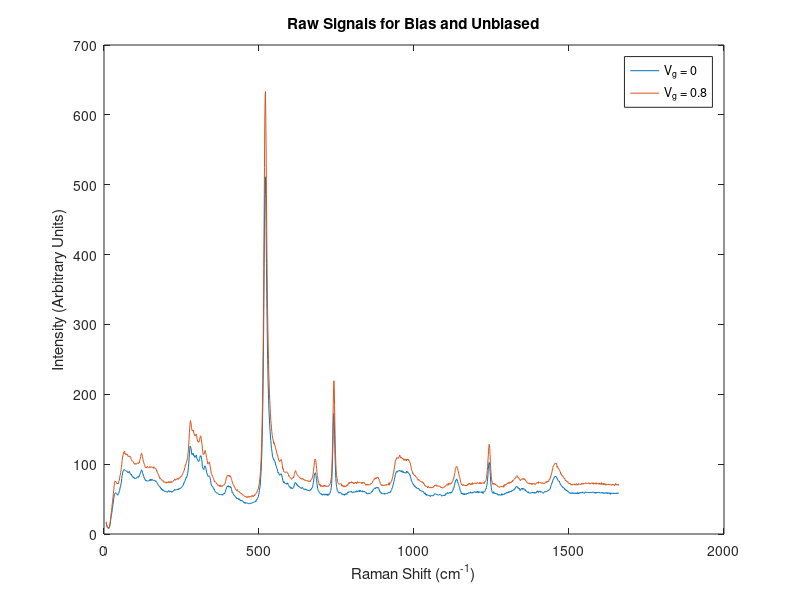
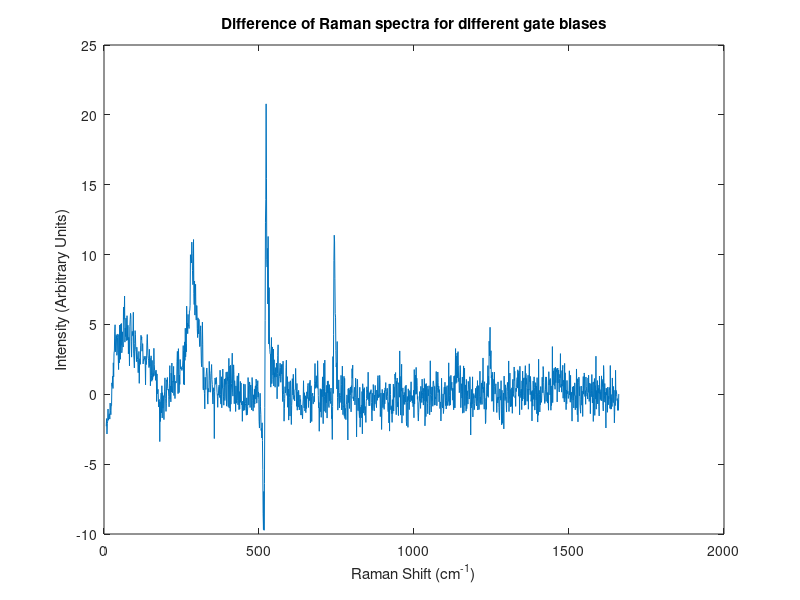

MATLAB code for these plots, in order:
function [] = processRamanGatingData()

dataPoint8 = [
1660.49	70.85
1659.55	69.75
1658.61	71.2
1657.67	70.65
1656.73	70.05
1655.79	70.1
1654.85	69.9
1653.91	71.55
1652.97	70.6
1652.03	71.05
1651.09	70
1650.15	72.25
1649.21	70.45
1648.27	70.7
1647.33	69.85
1646.39	68.85
1645.45	69.8
1644.51	70.65
1643.57	71.15
1642.63	70.55
1641.69	70.6
1640.75	69.95
1639.8	71.7
1638.86	69.9
1637.92	70.35
1636.98	70.4
1636.04	70.15
1635.1	69.95
1634.15	70.5
1633.21	70.95
1632.27	70.85
1631.33	70.6
1630.38	70.4
1629.44	71.45
1628.5	70.45
1627.55	71.6
1626.61	70.75
1625.67	71.05
1624.73	70.8
1623.78	70.7
1622.84	71.35
1621.9	70.85
1620.95	71.2
1620.01	71.4
1619.07	69.7
1618.12	71.35
1617.18	71.05
1616.23	70.9
1615.29	72.15
1614.34	70.8
1613.4	71
1612.46	72.15
1611.51	72.65
1610.57	70.25
1609.62	71.5
1608.68	72.35
1607.73	72.55
1606.78	71.9
1605.84	70.85
1604.9	73.55
1603.95	71.95
1603	71.25
1602.06	71.8
1601.11	71.4
1600.17	72.2
1599.22	71.25
1598.27	73.05
1597.33	71.35
1596.38	71.35
1595.43	72.35
1594.49	71.9
1593.54	72.95
1592.59	71.6
1591.65	72.3
1590.7	71.85
1589.75	72
1588.81	71.65
1587.86	71.35
1586.91	73.5
1585.96	71.65
1585.01	71.7
1584.07	72.9
1583.12	71.45
1582.17	72.45
1581.22	72.15
1580.27	73
1579.33	72.55
1578.38	71.2
1577.43	73.45
1576.48	72.95
1575.53	71.85
1574.58	72.35
1573.63	73.1
1572.68	72.7
1571.73	72.3
1570.78	72.25
1569.83	72.45
1568.89	71.45
1567.94	72.3
1566.99	72.55
1566.04	72
1565.08	71.6
1564.14	73.25
1563.18	72.75
1562.23	72.55
1561.28	73.1
1560.33	72.2
1559.38	72.3
1558.43	72.15
1557.48	72.1
1556.53	72.8
1555.58	72.25
1554.63	73.35
1553.68	72.55
1552.72	73.1
1551.77	72.5
1550.82	72.3
1549.87	72.2
1548.92	72.3
1547.96	72.45
1547.01	71.45
1546.06	72.65
1545.11	72.3
1544.15	71.8
1543.2	71.3
1542.25	72.35
1541.3	71.15
1540.34	71.7
1539.39	72.4
1538.44	70.75
1537.48	71
1536.53	70.85
1535.58	70.85
1534.62	71.75
1533.67	71.7
1532.72	71.75
1531.76	71.15
1530.81	72.05
1529.85	71.45
1528.9	70.2
1527.94	71.4
1526.99	70.4
1526.03	69.95
1525.08	71.35
1524.13	72.1
1523.17	70.65
1522.22	69.95
1521.26	70.15
1520.3	70.15
1519.35	71.9
1518.39	71.35
1517.44	70.15
1516.48	71.4
1515.53	70.95
1514.57	71.3
1513.61	70.55
1512.66	70.6
1511.7	71.55
1510.75	70.5
1509.79	70.25
1508.83	69.9
1507.87	71.35
1506.92	70.6
1505.96	70.65
1505	71.95
1504.05	71.3
1503.09	72.15
1502.13	71.7
1501.17	72.7
1500.22	72.65
1499.26	72.6
1498.3	72.4
1497.34	73.15
1496.39	75
1495.43	74.1
1494.47	74.45
1493.51	75.35
1492.55	75.5
1491.59	75.7
1490.63	75.75
1489.68	77.05
1488.72	76.3
1487.76	77.9
1486.8	78.5
1485.84	79.85
1484.88	79.15
1483.92	79.95
1482.96	80.9
1482	81.3
1481.04	81.55
1480.08	83.3
1479.12	82.95
1478.16	83.5
1477.2	84.5
1476.24	84.05
1475.28	84.45
1474.32	86.4
1473.36	85.85
1472.39	88.75
1471.43	89.45
1470.47	90
1469.51	91.2
1468.55	92.2
1467.59	92.3
1466.63	93.95
1465.67	93.65
1464.7	94
1463.74	95.8
1462.78	97.4
1461.82	95.5
1460.85	98.2
1459.89	99.6
1458.93	101.2
1457.97	100.1
1457	101.45
1456.04	101.45
1455.08	100.35
1454.11	100.3
1453.15	100.25
1452.19	99.55
1451.23	98.25
1450.26	97.7
1449.3	97.3
1448.33	95.45
1447.37	92.35
1446.41	92.9
1445.44	89.15
1444.48	88.1
1443.51	85.7
1442.55	85.65
1441.59	82.45
1440.62	82.8
1439.66	80.25
1438.69	78.9
1437.72	78.45
1436.76	78.85
1435.79	77.45
1434.83	77.25
1433.86	75.1
1432.9	75.55
1431.93	75.4
1430.97	74.4
1430	75.25
1429.03	74.4
1428.07	74.15
1427.1	75.05
1426.14	73.6
1425.17	74.75
1424.2	73.3
1423.24	73.15
1422.27	73.4
1421.3	72.35
1420.34	72.9
1419.37	72.5
1418.4	72.55
1417.43	73.15
1416.47	72.7
1415.5	72.4
1414.53	72.95
1413.56	73.7
1412.6	73.2
1411.63	72.5
1410.66	72.5
1409.69	73.65
1408.72	73.15
1407.75	73
1406.78	73.8
1405.82	73.7
1404.85	73.75
1403.88	73.85
1402.91	74.45
1401.94	74.8
1400.97	72.55
1400	73.8
1399.03	73.1
1398.06	73.3
1397.09	73.85
1396.12	72.6
1395.15	73
1394.18	72.25
1393.21	71.85
1392.24	71.85
1391.27	71.95
1390.3	70.8
1389.33	71.6
1388.36	72.1
1387.39	71.9
1386.42	71.5
1385.45	71.95
1384.47	72.45
1383.5	71.5
1382.53	72.45
1381.56	71.9
1380.59	70.75
1379.61	72.25
1378.64	71.65
1377.67	71.3
1376.7	71.7
1375.73	72.9
1374.75	71.35
1373.78	71.9
1372.81	72.35
1371.84	73.2
1370.86	72.1
1369.89	72.25
1368.92	72.5
1367.95	73.05
1366.97	72.75
1366	72.8
1365.02	73.25
1364.05	74.6
1363.08	75.25
1362.1	75.5
1361.13	75.85
1360.15	76.15
1359.18	77.5
1358.2	77.3
1357.23	78.1
1356.26	77.4
1355.28	79.55
1354.31	79.15
1353.33	78.9
1352.36	78
1351.38	79.3
1350.41	79.3
1349.43	79.05
1348.46	79.15
1347.48	78
1346.5	78.55
1345.53	77.95
1344.55	77.7
1343.58	76.15
1342.6	77.1
1341.62	77.7
1340.65	77.75
1339.67	79.2
1338.69	80.15
1337.72	80.05
1336.74	81.25
1335.76	80.45
1334.79	81.7
1333.81	82.7
1332.83	83.45
1331.85	83.1
1330.88	83.35
1329.9	82.45
1328.92	81.9
1327.94	80.6
1326.97	79.85
1325.99	79.7
1325.01	79.35
1324.03	79
1323.05	78.5
1322.07	77.95
1321.09	76.8
1320.11	76.45
1319.14	76.65
1318.16	77
1317.18	74.7
1316.2	75.7
1315.22	74.7
1314.24	74.1
1313.26	73.3
1312.28	74.1
1311.3	73.65
1310.32	73.2
1309.34	74.6
1308.36	73.05
1307.38	73.75
1306.4	72.15
1305.42	73.95
1304.44	73.15
1303.46	72.6
1302.48	72.75
1301.49	72.05
1300.51	72.75
1299.53	71.65
1298.55	70.9
1297.57	71.15
1296.59	70.8
1295.6	70.05
1294.62	70.6
1293.64	69.6
1292.66	70.8
1291.68	69.65
1290.69	69.95
1289.71	66.9
1288.73	69.35
1287.75	67.75
1286.76	67.7
1285.78	67.3
1284.8	68.05
1283.81	67.6
1282.83	68.1
1281.85	67.9
1280.86	68.65
1279.88	67.8
1278.9	67.85
1277.91	67.65
1276.93	67.7
1275.94	66.7
1274.96	67.25
1273.98	67.45
1272.99	67.3
1272.01	67.3
1271.02	68.2
1270.04	69
1269.05	68.55
1268.07	69.3
1267.08	69.35
1266.1	69.35
1265.11	69.9
1264.13	70.25
1263.14	71.65
1262.15	70.25
1261.17	71.7
1260.18	71.35
1259.2	72.55
1258.21	72.05
1257.22	72.45
1256.24	71.15
1255.25	71.6
1254.26	71.15
1253.28	73.5
1252.29	74
1251.3	75.25
1250.32	77.9
1249.33	81.85
1248.34	88.35
1247.35	94.6
1246.37	102.55
1245.38	113.6
1244.39	122.6
1243.4	126.75
1242.41	128.4
1241.43	123.95
1240.44	119.7
1239.45	111.5
1238.46	104.6
1237.47	96.7
1236.48	91
1235.5	86.5
1234.51	84.2
1233.52	79.6
1232.53	77.9
1231.54	76.2
1230.55	75.6
1229.56	75.1
1228.57	74.1
1227.58	74.65
1226.59	72.2
1225.6	73.45
1224.61	73.3
1223.62	72.9
1222.63	72.95
1221.64	73.35
1220.65	73.15
1219.66	73.15
1218.67	73
1217.68	72.5
1216.68	72.9
1215.69	71.8
1214.7	72.9
1213.71	72.35
1212.72	74.25
1211.73	72.4
1210.74	72.6
1209.74	72.6
1208.75	72.15
1207.76	72.85
1206.77	72.75
1205.77	73.05
1204.78	73.15
1203.79	73.85
1202.8	72.8
1201.8	71.95
1200.81	71.95
1199.82	72.8
1198.82	72.6
1197.83	73
1196.84	72.7
1195.84	72.3
1194.85	72.55
1193.86	72.4
1192.86	72.1
1191.87	72.25
1190.87	71.9
1189.88	71.4
1188.88	73.3
1187.89	70.85
1186.9	71.6
1185.9	72.4
1184.91	70.9
1183.91	71.1
1182.91	70.35
1181.92	70.45
1180.93	72
1179.93	73
1178.93	71.6
1177.94	71.65
1176.94	71.3
1175.95	72.3
1174.95	71.7
1173.95	69.95
1172.96	71.05
1171.96	70.05
1170.97	70.1
1169.97	68.95
1168.97	70.2
1167.97	68.9
1166.98	68.8
1165.98	70.05
1164.98	69.25
1163.98	69
1162.99	69.85
1161.99	70
1160.99	69.4
1159.99	70.8
1159	70.8
1158	70.05
1157	69.3
1156	70.55
1155	71.05
1154.01	71.45
1153.01	70.8
1152.01	71.9
1151.01	73.4
1150.01	75.95
1149.01	77.75
1148.01	80
1147.01	81.35
1146.01	82.25
1145.01	85.55
1144.01	87.3
1143.01	88.95
1142.01	90.9
1141.01	93.35
1140.01	94.85
1139.01	95.9
1138.01	96.65
1137.01	96.85
1136.01	96.6
1135.01	94.75
1134.01	93.85
1133.01	92.2
1132	87.9
1131	86.5
1130	83.25
1129	81.55
1128	78.9
1127	79.1
1125.99	77.1
1124.99	75.7
1123.99	74.95
1122.99	74
1121.99	73.1
1120.98	72.5
1119.98	73.3
1118.98	72.25
1117.98	71.15
1116.97	71.7
1115.97	72.65
1114.97	72.1
1113.96	71.85
1112.96	71
1111.96	72.6
1110.95	70.05
1109.95	69.75
1108.94	69.8
1107.94	71.25
1106.94	72
1105.93	70.95
1104.93	70.4
1103.92	69.6
1102.92	69.3
1101.91	69.05
1100.91	68.05
1099.9	67.75
1098.9	68.05
1097.89	67.35
1096.89	66.95
1095.88	66.15
1094.88	66.3
1093.87	66.55
1092.86	66
1091.86	65.6
1090.85	66.45
1089.85	65.95
1088.84	67
1087.83	66.8
1086.83	66.25
1085.82	67.7
1084.81	68.1
1083.81	68.05
1082.8	68.15
1081.79	68.8
1080.78	68.35
1079.78	68.5
1078.77	68
1077.76	68.1
1076.75	69.15
1075.75	69.15
1074.74	68.7
1073.73	68.25
1072.72	69.4
1071.71	70.4
1070.7	70.25
1069.7	69.35
1068.69	69.65
1067.68	69.15
1066.67	70
1065.66	68.6
1064.65	68.2
1063.64	68.4
1062.63	67.6
1061.62	67.2
1060.61	66.15
1059.6	67.05
1058.59	66.25
1057.58	67.05
1056.57	66.25
1055.56	65.8
1054.55	66.15
1053.54	66.2
1052.53	67.4
1051.52	66.9
1050.51	65.9
1049.5	66
1048.49	66.95
1047.47	67.15
1046.46	67.75
1045.45	68.45
1044.44	66.1
1043.43	67.2
1042.42	67.9
1041.4	67.95
1040.39	68.45
1039.38	67.9
1038.37	68.45
1037.35	69.35
1036.34	68.85
1035.33	69.55
1034.32	69.6
1033.3	71.35
1032.29	71.15
1031.28	73.15
1030.26	72.25
1029.25	74.25
1028.24	73.9
1027.22	74.45
1026.21	75.2
1025.19	73.95
1024.18	74.8
1023.17	74.9
1022.15	75.05
1021.14	75.05
1020.12	75.6
1019.11	76.05
1018.09	76.25
1017.08	77.05
1016.06	76.95
1015.05	78.3
1014.03	77
1013.02	77.3
1012	78.15
1010.99	78.8
1009.97	79.9
1008.95	81.1
1007.94	81.15
1006.92	81.75
1005.91	81.4
1004.89	82.9
1003.87	83
1002.86	84.1
1001.84	83.5
1000.82	84.45
999.806	84.1
998.788	85.95
997.771	86.4
996.754	85.8
995.737	87.25
994.718	89.1
993.701	90.95
992.683	91.4
991.664	91.65
990.646	96.15
989.629	98.05
988.611	98.9
987.591	102
986.573	102.45
985.555	103.95
984.535	104
983.516	105.45
982.498	105.15
981.477	107.25
980.458	105.95
979.439	107
978.419	107.25
977.399	106.35
976.38	107.1
975.359	104.55
974.34	106.85
973.32	105.7
972.298	106.4
971.279	107.05
970.259	105.4
969.237	106.95
968.216	107.3
967.196	105.6
966.174	107.6
965.153	107.35
964.133	107.5
963.11	107.75
962.089	108.75
961.068	108.2
960.045	109.8
959.024	110
958.001	109.9
956.979	108.65
955.958	110.7
954.934	111.15
953.912	113
952.889	110.6
951.867	110.7
950.844	110
949.82	108.25
948.798	108.95
947.773	109.15
946.751	108.45
945.728	108.45
944.703	109.3
943.68	109
942.655	107.1
941.632	105.5
940.607	105.5
939.583	104.35
938.56	100.05
937.534	97.35
936.51	94.7
935.485	91.6
934.461	88.35
933.435	87.3
932.41	84.5
931.384	81.85
930.36	80.05
929.335	78.3
928.308	76.9
927.283	75.65
926.257	74.45
925.231	73.5
924.204	73
923.179	72.55
922.152	72.45
921.126	69.9
920.098	73.7
919.073	70
918.045	72
917.019	70.5
915.991	70.7
914.964	70.7
913.936	70.6
912.91	70.8
911.881	70.85
910.854	69.65
909.826	70.3
908.799	70.7
907.77	70.2
906.742	70.2
905.713	69.3
904.684	69.4
903.656	70
902.627	70.1
901.599	69.7
900.569	68.95
899.541	69.45
898.511	69.85
897.483	70.7
896.452	69.7
895.422	69.35
894.393	69.9
893.362	71.05
892.334	71.65
891.303	71.85
890.274	73.65
889.242	75.65
888.211	76.8
887.182	78
886.15	78.6
885.12	80.75
884.089	81.1
883.057	81.15
882.027	80.55
880.995	81.3
879.964	81.1
878.932	79.6
877.9	80.75
876.869	79.7
875.836	78.7
874.805	80.4
873.772	79
872.739	79.65
871.708	77.85
870.675	77.55
869.641	77.8
868.61	77
867.576	76.25
866.544	74.3
865.51	73.4
864.476	72.75
863.444	72.75
862.41	71.7
861.376	72.5
860.343	71.3
859.308	71.3
858.274	70.55
857.241	70.5
856.206	70.4
855.171	70.25
854.138	70.15
853.102	70.65
852.067	71.2
851.031	69.85
849.997	71
848.962	71.05
847.926	70.4
846.892	71.5
845.856	70.6
844.819	69.55
843.785	70.7
842.748	71.6
841.712	71.45
840.675	73
839.64	73.8
838.603	73.5
837.566	73.45
836.529	72.95
835.493	73.65
834.456	74.2
833.418	72.5
832.382	73.95
831.344	72.25
830.307	73.35
829.268	73.2
828.232	73.5
827.194	73.4
826.155	73.95
825.117	73.95
824.078	73.9
823.041	74.2
822.002	74.05
820.963	73.6
819.924	73.85
818.887	72.8
817.847	74.95
816.808	74.1
815.768	73.95
814.729	72.1
813.691	74.2
812.651	73
811.611	74.05
810.57	73.45
809.53	72.75
808.491	73.4
807.451	73
806.41	71.85
805.369	72.55
804.328	73.45
803.289	72.6
802.248	74.2
801.207	73.2
800.165	73.7
799.124	73.45
798.082	74.85
797.042	73.1
796	73.25
794.958	74.15
793.916	73.65
792.874	73.5
791.831	72.25
790.789	74.05
789.748	73.4
788.705	72.25
787.662	71.65
786.619	69.75
785.576	70.65
784.533	70.8
783.49	68.85
782.446	69.35
781.404	68.6
780.361	68.35
779.317	68.15
778.273	67.4
777.229	67.4
776.184	68.45
775.14	67.5
774.096	69.45
773.051	67.5
772.006	67.25
770.964	68.1
769.919	69.15
768.873	70.3
767.828	68.85
766.783	68.8
765.737	71.6
764.692	72.25
763.646	72.15
762.6	71.8
761.555	71.4
760.508	71.4
759.462	71.2
758.416	71.2
757.37	72.05
756.323	72.05
755.278	72.9
754.232	73.65
753.185	75.1
752.138	79.35
751.091	81
750.043	85.05
748.996	90.1
747.948	99.35
746.901	113.05
745.853	130.25
744.805	156.25
743.757	184.1
742.709	209.25
741.661	219.4
740.613	210.2
739.564	187.05
738.516	160.65
737.467	133.5
736.418	111.95
735.369	97.7
734.32	86.4
733.271	80.8
732.221	78.15
731.172	74.85
730.122	72.75
729.073	71.75
728.023	70.25
726.973	69.7
725.923	69.1
724.873	68.4
723.82	68.4
722.77	68.15
721.719	69.05
720.669	68.3
719.618	68.1
718.567	68.2
717.516	68.95
716.465	67.75
715.414	68.25
714.362	68.6
713.311	69.4
712.259	70
711.207	68.75
710.155	68.1
709.103	69.9
708.049	68.95
706.997	67.7
705.944	68.15
704.892	68.8
703.839	68.35
702.787	67.95
701.734	69.65
700.681	68.7
699.628	69.6
698.574	68.15
697.519	70.75
696.466	69.75
695.412	70.85
694.358	69.95
693.304	72.8
692.25	74
691.196	75.85
690.142	78.15
689.086	81.8
688.031	83.9
686.977	88.1
685.922	93.75
684.867	98.1
683.812	102.55
682.757	105.8
681.7	107.1
680.644	107.3
679.589	105.3
678.533	101.95
677.478	97
676.422	92.95
675.364	89.05
674.308	85.4
673.252	83.25
672.195	80.55
671.139	80.2
670.082	78
669.024	77.9
667.967	77.7
666.91	76.95
665.853	75.65
664.796	76.4
663.736	74.65
662.679	75.8
661.621	75.55
660.564	74.9
659.504	75.6
658.446	76.05
657.388	76.5
656.33	76.2
655.272	75.75
654.211	76.6
653.153	76.5
652.094	76.4
651.035	76.75
649.974	77.35
648.915	76.5
647.856	77.35
646.797	77.75
645.735	77.45
644.676	77.25
643.616	78.85
642.556	78.05
641.495	78.9
640.435	79.35
639.374	78.95
638.314	78.9
637.252	78.45
636.191	79.35
635.131	78.7
634.068	80.05
633.007	79.5
631.946	80.8
630.885	80.3
629.821	81.5
628.76	82.1
627.699	82.6
626.635	83.1
625.573	83.4
624.511	83.75
623.447	84.7
622.385	85.4
621.323	86.8
620.26	87.85
619.196	89.15
618.133	90.85
617.071	90.05
616.006	88.85
614.943	86.7
613.88	85.2
612.814	83.35
611.751	80.65
610.687	81.5
609.622	79.9
608.558	80.15
607.492	79.85
606.428	79.2
605.364	78.35
604.298	79
603.233	79.15
602.169	80.7
601.102	80.55
600.038	81
598.973	81.35
597.906	82.4
596.841	83.7
595.773	82.9
594.708	85.55
593.642	86.1
592.575	87.95
591.509	88.5
590.441	88.55
589.375	88.9
588.309	88.95
587.241	88.6
586.174	88.15
585.106	88.55
584.039	88.45
582.973	88.35
581.904	88.85
580.837	89.2
579.768	89.05
578.7	91.5
577.631	93.8
576.563	92.85
575.496	97.65
574.426	100.75
573.358	104
572.288	106.55
571.22	105.9
570.15	105.35
569.081	105.7
568.011	104.65
566.942	104.25
565.874	103.7
564.803	105.35
563.734	105.6
562.662	107.5
561.593	109.55
560.522	111.4
559.452	113.45
558.381	113.4
557.311	116.3
556.239	119.05
555.169	120
554.097	121.65
553.027	123.35
551.954	125.65
550.884	127.65
549.811	129.1
548.74	130.9
547.667	129.2
546.596	133.85
545.523	133.75
544.452	136.5
543.379	138.8
542.307	142.6
541.233	146.5
540.162	152.9
539.088	157.8
538.016	163.2
536.941	171.65
535.869	180.1
534.795	191
533.72	201.65
532.648	216.25
531.573	228.25
530.5	249.6
529.425	274.1
528.352	299.4
527.276	332.3
526.203	374.7
525.127	423.8
524.052	485.7
522.978	548.4
521.902	597.25
520.828	633.55
519.752	625.65
518.677	589.95
517.601	524.25
516.524	453.85
515.45	379.9
514.373	312.35
513.298	260.15
512.221	217.8
511.144	184.1
510.068	157.55
508.991	136.05
507.915	120.7
506.838	107
505.76	98.75
504.684	89.5
503.606	83.3
502.528	78.95
501.451	73.4
500.373	70.1
499.296	68.6
498.217	65.9
497.139	63.65
496.062	63.55
494.983	62.75
493.903	59.9
492.826	59.75
491.746	59.2
490.667	57.95
489.589	57.55
488.509	56.8
487.429	56.55
486.351	54.95
485.271	56.25
484.191	54.7
483.112	54.2
482.031	54.7
480.951	53.35
479.872	54.15
478.791	54.5
477.71	55.45
476.63	53.25
475.549	52.9
474.467	53.6
473.388	53.7
472.306	53.8
471.224	53
470.144	53.95
469.062	53.55
467.98	52.6
466.897	52.45
465.817	53.2
464.734	54.05
463.651	52.45
462.57	52.3
461.487	52.65
460.404	53.45
459.321	52.45
458.239	53.15
457.156	53.3
456.072	54.2
454.988	53.75
453.906	53.9
452.822	53.85
451.738	55.15
450.654	55.6
449.571	55.45
448.487	55.65
447.402	56.25
446.317	55.9
445.234	56.75
444.149	58.05
443.064	57.65
441.978	58.1
440.893	58.35
439.809	59
438.723	58.75
437.637	59.45
436.551	60.4
435.467	60.5
434.381	61.35
433.295	61
432.208	60.85
431.121	62.05
430.037	63.65
428.95	62
427.863	62.1
426.776	63.15
425.688	63.9
424.603	63.65
423.515	64.75
422.428	66.75
421.34	67.25
420.252	67
419.164	68.85
418.078	70.45
416.989	71.05
415.901	71.25
414.812	72.45
413.724	74.75
412.635	76.55
411.546	78.1
410.459	79.7
409.369	81
408.28	82.45
407.191	81.7
406.101	83.55
405.011	83.4
403.921	82.3
402.833	84.1
401.743	83.6
400.653	83.25
399.563	83.9
398.472	84.4
397.381	83.5
396.291	81.8
395.2	79.95
394.111	79.95
393.02	77.2
391.928	74.95
390.837	72.95
389.745	71.3
388.654	70.9
387.562	70.15
386.47	69.75
385.378	69.8
384.285	70.05
383.193	69.3
382.103	68.5
381.01	68.9
379.917	67.8
378.825	69.05
377.732	68.25
376.638	67.9
375.545	68.45
374.452	70.25
373.358	68.05
372.265	69.9
371.171	69.3
370.077	70.15
368.983	69.8
367.889	69.95
366.795	69.6
365.7	71
364.606	71.95
363.513	71.7
362.418	72.95
361.323	73.45
360.228	74.1
359.133	74.35
358.038	75.1
356.942	75.85
355.847	75.2
354.751	77.6
353.655	79.2
352.559	79.95
351.463	80.65
350.367	82.6
349.27	84
348.174	84.15
347.077	85.6
345.98	87
344.884	90.35
343.786	92.85
342.689	96.5
341.592	99.4
340.495	102
339.397	103.2
338.299	101.25
337.202	101.2
336.102	100.6
335.004	99.9
333.905	103
332.807	105.2
331.709	108.5
330.61	109.5
329.511	113.5
328.412	115.1
327.313	116.55
326.214	119.5
325.115	117.6
324.016	115.9
322.916	114.65
321.817	114
320.717	113.55
319.617	114
318.517	118.55
317.417	122.05
316.314	127.55
315.214	131.85
314.113	135.45
313.013	139.45
311.912	139.95
310.811	140.55
309.71	137.7
308.609	134.45
307.507	133.55
306.406	131.9
305.304	131.35
304.2	131.4
303.098	133.35
301.996	132.85
300.894	134.95
299.792	137.75
298.69	140.85
297.587	142.85
296.485	141.6
295.38	141.95
294.277	140.55
293.174	140.35
292.071	141.45
290.967	143.05
289.864	144.2
288.76	147.4
287.656	148.9
286.551	147.45
285.447	148.15
284.342	147.9
283.238	149.95
282.134	152.1
281.029	157.7
279.923	160.55
278.818	162.35
277.713	159.1
276.608	152.15
275.503	144.8
274.398	135.2
273.29	127.5
272.184	120.3
271.079	115.25
269.973	109.8
268.867	107.65
267.759	105.5
266.653	104.3
265.546	102
264.44	100.8
263.333	98.3
262.224	98.65
261.117	94.95
260.01	94.45
258.903	91
257.796	90.7
256.687	89
255.579	88.05
254.471	86.9
253.364	85.7
252.254	84.75
251.145	83.6
250.037	82.3
248.929	82.65
247.82	82.3
246.71	81.35
245.601	81.65
244.492	80.35
243.383	79.8
242.272	79.4
241.163	80.4
240.053	79.75
238.942	78.05
237.832	79.7
236.722	79.8
235.612	79.25
234.5	78.1
233.39	78.05
232.28	78.15
231.169	77.05
230.057	77.85
228.946	77.15
227.835	78.45
226.722	77.1
225.611	76.7
224.499	76.9
223.388	75.4
222.274	75
221.163	74.65
220.051	74.1
218.937	74.65
217.825	74.1
216.713	75.15
215.598	73.45
214.486	74.65
213.373	74.45
212.258	74.95
211.146	74.5
210.033	73.4
208.917	75.3
207.804	74.55
206.691	73.5
205.575	74.15
204.462	73.8
203.348	74.6
202.232	74.3
201.118	72.7
200.003	72.95
198.887	74.25
197.773	73.9
196.658	74.5
195.541	74.65
194.426	74.4
193.311	73.7
192.194	74.9
191.079	76.45
189.963	76.1
188.846	76.05
187.73	76.25
186.612	77.4
185.496	78
184.38	78.4
183.262	78.5
182.146	79.4
181.027	80.2
179.91	79.6
178.794	82.35
177.675	82.75
176.558	83.35
175.438	84.45
174.321	86.5
173.204	87.3
172.084	87.7
170.966	90.7
169.847	90
168.729	92.1
167.611	93.65
166.49	93.4
165.372	93.3
164.251	94.65
163.133	94.8
162.012	95.4
160.893	96.3
159.772	94.05
158.653	95.05
157.533	95.25
156.412	95.2
155.292	96.1
154.171	96.25
153.051	95.7
151.929	95.7
150.809	95.65
149.686	96.05
148.566	95.1
147.443	96.3
146.323	96.35
145.202	94.8
144.079	94.9
142.958	94.85
141.834	95.2
140.713	95.8
139.59	96.8
138.468	95.95
137.344	94.45
136.222	95.5
135.098	95.25
133.976	94.9
132.852	96.15
131.729	97.85
130.605	99.6
129.482	100.35
128.357	102.3
127.234	103.35
126.109	106.6
124.986	108.6
123.86	110.5
122.737	113.65
121.611	115.35
120.485	115.5
119.361	113.15
118.235	111.05
117.111	107.85
115.985	106.55
114.86	104.75
113.734	101.75
112.609	102.15
111.482	100.75
110.357	101.6
109.23	101.5
108.103	101.75
106.977	101.55
105.85	101.3
104.724	100.45
103.596	99.7
102.47	100
101.342	100.55
100.216	101.15
99.0873	99.85
97.9587	100
96.8322	101.3
95.7033	101.85
94.5764	103.25
93.4473	103.6
92.3181	104.5
91.1908	104.5
90.0613	105.05
88.9337	106.3
87.8039	106.55
86.674	108.85
85.546	109.8
84.4158	109.9
83.2876	111.75
82.1571	110.9
81.0265	111.1
79.8979	111.3
78.767	110.85
77.6381	111.25
76.5069	113
75.3756	112.8
74.2463	114.55
73.1147	113.5
71.983	113.35
70.8532	114.8
69.7213	113.85
68.5891	115.25
67.459	114.6
66.3266	118.75
65.1962	117.4
64.0635	117.45
62.9307	116.75
61.7999	113.4
60.6668	111.8
59.5336	108.9
58.4024	105.15
57.2689	99.5
56.1352	95.1
55.0036	91.9
53.8697	88.3
52.7356	84.7
51.6036	83.65
50.4693	80.65
49.3348	76.85
48.2002	75.75
47.0676	72.3
45.9328	72.65
44.7977	71.75
43.6647	72.6
42.5295	71.9
41.394	72.35
40.2606	74
39.1249	74.8
37.9891	75.25
36.8531	74.85
35.7192	75.75
34.5829	74.45
33.4465	71.75
32.3122	67.1
31.1755	62
30.0387	57.9
28.9018	51.75
27.7669	46.85
26.6297	43.15
25.4923	38.3
24.3548	33.5
23.2194	29.75
22.0816	25.45
20.9437	20.4
19.8057	16.2
18.6696	12.5
17.5313	10.45
16.3929	9.05
15.2543	8.1
14.1177	8.35
12.9788	9.15
11.8398	8.95
10.7007	9.7
9.56358	10.95
8.42416	13.45
7.28461	17.7];

dataBackground = [
1660.49	58.3
1659.55	58.35
1658.61	59
1657.67	58.5
1656.73	58.6
1655.79	57.95
1654.85	57.9
1653.91	58.9
1652.97	57.95
1652.03	58.25
1651.09	57.7
1650.15	58.05
1649.21	58.65
1648.27	57.95
1647.33	58.55
1646.39	58.35
1645.45	57.95
1644.51	58.65
1643.57	58.1
1642.63	58.55
1641.69	58.5
1640.75	57.55
1639.8	58.05
1638.86	58.25
1637.92	58.1
1636.98	58.8
1636.04	57.75
1635.1	58.45
1634.15	58.45
1633.21	56.7
1632.27	59.15
1631.33	57.9
1630.38	57.55
1629.44	58.4
1628.5	58.25
1627.55	59.05
1626.61	58.85
1625.67	58.15
1624.73	57.85
1623.78	59.25
1622.84	58.45
1621.9	58
1620.95	58.65
1620.01	58.4
1619.07	59.35
1618.12	59.25
1617.18	58.35
1616.23	58.6
1615.29	58.75
1614.34	58.35
1613.4	58.9
1612.46	58.05
1611.51	58.1
1610.57	58.8
1609.62	59.5
1608.68	58.8
1607.73	59.25
1606.78	58.3
1605.84	58.7
1604.9	59.45
1603.95	58.9
1603	59
1602.06	58.95
1601.11	59.05
1600.17	59.15
1599.22	58.6
1598.27	59.05
1597.33	60
1596.38	59.45
1595.43	59.2
1594.49	59.1
1593.54	59.5
1592.59	59.5
1591.65	58.7
1590.7	59.6
1589.75	59.65
1588.81	58.75
1587.86	59.6
1586.91	58.25
1585.96	59.25
1585.01	58.5
1584.07	59.75
1583.12	60.05
1582.17	58.7
1581.22	58.75
1580.27	59.35
1579.33	59.9
1578.38	60.2
1577.43	59.75
1576.48	59.8
1575.53	59.65
1574.58	59.5
1573.63	59
1572.68	59.6
1571.73	59.65
1570.78	58.85
1569.83	59.6
1568.89	59.95
1567.94	59.35
1566.99	59.05
1566.04	59.45
1565.08	59.35
1564.14	59.85
1563.18	58.75
1562.23	59.6
1561.28	59.2
1560.33	59.7
1559.38	59.45
1558.43	59.5
1557.48	59.35
1556.53	59.6
1555.58	59
1554.63	59.35
1553.68	60.3
1552.72	59.95
1551.77	59.8
1550.82	59.6
1549.87	58.25
1548.92	58.25
1547.96	59.05
1547.01	58.8
1546.06	58.75
1545.11	59.15
1544.15	60.4
1543.2	58.65
1542.25	59.35
1541.3	59.2
1540.34	59.3
1539.39	59.1
1538.44	58.55
1537.48	59.55
1536.53	59.2
1535.58	58.95
1534.62	58.6
1533.67	59.1
1532.72	58.15
1531.76	57.55
1530.81	58.6
1529.85	58.2
1528.9	59.4
1527.94	57.85
1526.99	59.15
1526.03	58.1
1525.08	58.3
1524.13	57.85
1523.17	58.95
1522.22	57.65
1521.26	58.05
1520.3	58.65
1519.35	58.7
1518.39	58.05
1517.44	57.8
1516.48	58.55
1515.53	59.2
1514.57	58.2
1513.61	58.4
1512.66	57.85
1511.7	58.45
1510.75	58.25
1509.79	59.4
1508.83	58.1
1507.87	58.6
1506.92	58.25
1505.96	58.45
1505	58.1
1504.05	59.15
1503.09	58.85
1502.13	59.05
1501.17	58.45
1500.22	59.6
1499.26	59.85
1498.3	59.8
1497.34	60.45
1496.39	61.55
1495.43	60.95
1494.47	61.2
1493.51	61.2
1492.55	62.7
1491.59	62.05
1490.63	63.25
1489.68	63.45
1488.72	62.65
1487.76	62.85
1486.8	64.85
1485.84	63.9
1484.88	65.6
1483.92	65.95
1482.96	65.75
1482	66.2
1481.04	67.35
1480.08	66.85
1479.12	66.8
1478.16	68.25
1477.2	68.15
1476.24	69.05
1475.28	68.9
1474.32	70.6
1473.36	70.25
1472.39	70.65
1471.43	72.65
1470.47	72.9
1469.51	74.15
1468.55	75.75
1467.59	75.7
1466.63	75.9
1465.67	75.75
1464.7	76.7
1463.74	77.3
1462.78	79.2
1461.82	79.05
1460.85	79.3
1459.89	80.65
1458.93	81.85
1457.97	81.7
1457	82.8
1456.04	81.9
1455.08	82.3
1454.11	81.8
1453.15	82
1452.19	80.4
1451.23	80.3
1450.26	79.15
1449.3	78.7
1448.33	77.5
1447.37	76.5
1446.41	73.65
1445.44	73.75
1444.48	72.85
1443.51	71.2
1442.55	70
1441.59	68.8
1440.62	67.6083
1439.66	65.1167
1438.69	64.975
1437.72	63.7333
1436.76	64.0417
1435.79	63.2
1434.83	62.25
1433.86	62.75
1432.9	62.45
1431.93	61.95
1430.97	61.75
1430	61.85
1429.03	61.25
1428.07	60.3
1427.1	60.75
1426.14	61
1425.17	60.5
1424.2	60.05
1423.24	60.05
1422.27	60.95
1421.3	60.05
1420.34	60.1
1419.37	59.6
1418.4	59
1417.43	58.75
1416.47	58.2
1415.5	59.5
1414.53	59.5
1413.56	59.65
1412.6	59.95
1411.63	60.05
1410.66	60.15
1409.69	60.7
1408.72	59.75
1407.75	60.7
1406.78	60.7
1405.82	61.7
1404.85	60.7
1403.88	60.55
1402.91	61.25
1401.94	59.5
1400.97	60.95
1400	60.7
1399.03	61.8
1398.06	60.45
1397.09	59.8
1396.12	60.9
1395.15	59.6
1394.18	59.8
1393.21	58.5
1392.24	58.45
1391.27	59.25
1390.3	59.2
1389.33	59.85
1388.36	58.95
1387.39	58.15
1386.42	59.15
1385.45	59.35
1384.47	58.85
1383.5	59.55
1382.53	60.15
1381.56	58.95
1380.59	59.8
1379.61	59.3
1378.64	59.25
1377.67	59.1
1376.7	58.45
1375.73	58.95
1374.75	58.75
1373.78	58.35
1372.81	58.8
1371.84	58.45
1370.86	59.1
1369.89	59.15
1368.92	60.55
1367.95	59
1366.97	59.55
1366	59.6
1365.02	60.7
1364.05	61
1363.08	61
1362.1	61.55
1361.13	61.2
1360.15	63.3
1359.18	62.1
1358.2	62.45
1357.23	64.15
1356.26	64.35
1355.28	64.5
1354.31	64.3
1353.33	64
1352.36	64.25
1351.38	65.55
1350.41	63.9
1349.43	65.45
1348.46	64.35
1347.48	65.1
1346.5	64.35
1345.53	64.25
1344.55	64.15
1343.58	62.65
1342.6	63.1
1341.62	62.3
1340.65	65.2
1339.67	64.7
1338.69	64.6
1337.72	66
1336.74	65.65
1335.76	65.55
1334.79	65.8
1333.81	67.7
1332.83	67.7
1331.85	67.55
1330.88	68.2
1329.9	67.7
1328.92	67.05
1327.94	67.05
1326.97	65.8
1325.99	65.8
1325.01	63.95
1324.03	64.2
1323.05	63
1322.07	63.7
1321.09	63.15
1320.11	63.05
1319.14	62.2
1318.16	62.65
1317.18	62.6
1316.2	61.95
1315.22	61.1
1314.24	61.7
1313.26	60.3
1312.28	60.7
1311.3	61.35
1310.32	60.7
1309.34	60.15
1308.36	60.35
1307.38	60.9
1306.4	60.4
1305.42	58.9
1304.44	60.3
1303.46	60.25
1302.48	59.7
1301.49	58.6
1300.51	59.45
1299.53	58.6
1298.55	59.4
1297.57	59.15
1296.59	58.45
1295.6	57.9
1294.62	57.55
1293.64	57.65
1292.66	58.25
1291.68	57.2
1290.69	56.5
1289.71	57.1
1288.73	57
1287.75	56.05
1286.76	56.45
1285.78	57.1
1284.8	57.15
1283.81	55.4
1282.83	57.85
1281.85	56.8
1280.86	55.7
1279.88	56.15
1278.9	55.95
1277.91	55.9
1276.93	55.4
1275.94	56.4
1274.96	56.6
1273.98	56.3
1272.99	55.55
1272.01	55.7
1271.02	55.4
1270.04	57.3
1269.05	56.6
1268.07	57.4
1267.08	58.15
1266.1	57.65
1265.11	57.45
1264.13	57.2
1263.14	58.6
1262.15	57.75
1261.17	59
1260.18	58.25
1259.2	58.4
1258.21	58.5
1257.22	60.65
1256.24	59.5
1255.25	58.05
1254.26	58.95
1253.28	59.5
1252.29	59.6
1251.3	62.35
1250.32	63
1249.33	66.4
1248.34	70.15
1247.35	75.75
1246.37	82.9
1245.38	89.55
1244.39	98.05
1243.4	102.05
1242.41	102.55
1241.43	101.45
1240.44	97.45
1239.45	91.95
1238.46	84.4
1237.47	78.75
1236.48	75
1235.5	70.55
1234.51	69
1233.52	66.4
1232.53	64.35
1231.54	64.35
1230.55	63.95
1229.56	62.25
1228.57	61.05
1227.58	60.7
1226.59	60.3
1225.6	60.75
1224.61	59.9
1223.62	59.9
1222.63	57.9
1221.64	60.05
1220.65	59.4
1219.66	60.8
1218.67	60.45
1217.68	59
1216.68	59.7
1215.69	59.7
1214.7	60.15
1213.71	60.05
1212.72	59.75
1211.73	59.7
1210.74	59.9
1209.74	60.65
1208.75	58.9
1207.76	59.45
1206.77	60.25
1205.77	61.05
1204.78	59.4
1203.79	61.15
1202.8	59.45
1201.8	59.9
1200.81	59.8
1199.82	60.05
1198.82	59.4
1197.83	60.3
1196.84	59.9
1195.84	60.05
1194.85	60.6
1193.86	60.5
1192.86	59.3
1191.87	59.7
1190.87	59.4
1189.88	60.1
1188.88	59.3
1187.89	58.4
1186.9	59.5
1185.9	59.3
1184.91	59.15
1183.91	59
1182.91	60.3
1181.92	58.7
1180.93	58.3
1179.93	59.05
1178.93	59.1
1177.94	59.25
1176.94	58.4
1175.95	58.95
1174.95	58.25
1173.95	58.15
1172.96	58.6
1171.96	57.45
1170.97	58.25
1169.97	57.6
1168.97	56.9
1167.97	57.7
1166.98	56.7
1165.98	57.1
1164.98	57.15
1163.98	57.45
1162.99	55.95
1161.99	57.5
1160.99	58.2
1159.99	56.6
1159	57.35
1158	57.1
1157	58.15
1156	57.05
1155	58.7
1154.01	58.65
1153.01	57.65
1152.01	59.2
1151.01	61.2
1150.01	61.2
1149.01	62.3
1148.01	64.65
1147.01	66.75
1146.01	67.6
1145.01	69.45
1144.01	71.1
1143.01	71.5
1142.01	72.3
1141.01	74.75
1140.01	77.1
1139.01	76.5
1138.01	78.85
1137.01	78.55
1136.01	77.25
1135.01	77.35
1134.01	74.55
1133.01	74.9
1132	73.15
1131	70.1
1130	69.3
1129	66.05
1128	65.85
1127	65.75
1125.99	63.1
1124.99	62.65
1123.99	61.35
1122.99	60.7
1121.99	59.45
1120.98	59.15
1119.98	60.05
1118.98	58.35
1117.98	58.9
1116.97	59.65
1115.97	58.75
1114.97	59.4
1113.96	59.8
1112.96	59.1
1111.96	57.9
1110.95	58.05
1109.95	57.85
1108.94	57.9
1107.94	59.3
1106.94	58.75
1105.93	58
1104.93	58.3
1103.92	58.15
1102.92	56.6
1101.91	57.5
1100.91	56.2
1099.9	55.05
1098.9	56
1097.89	55
1096.89	54.8
1095.88	55.35
1094.88	55.7
1093.87	54.75
1092.86	54.9
1091.86	54.8
1090.85	55.1
1089.85	54.5
1088.84	54.2
1087.83	55.75
1086.83	56.1
1085.82	56.25
1084.81	56.5
1083.81	56.85
1082.8	56.2
1081.79	56.35
1080.78	56.7
1079.78	55.9
1078.77	55.85
1077.76	55.35
1076.75	55.6
1075.75	56.5
1074.74	56.5
1073.73	56.85
1072.72	56.75
1071.71	56.6
1070.7	57.55
1069.7	57.35
1068.69	57.5
1067.68	57.55
1066.67	57.15
1065.66	57.1
1064.65	55.75
1063.64	55.7
1062.63	54.85
1061.62	54.55
1060.61	55.15
1059.6	54.75
1058.59	54.9
1057.58	54.75
1056.57	54.6
1055.56	55.2
1054.55	55.1
1053.54	54.5
1052.53	53.5
1051.52	55.1
1050.51	55.45
1049.5	55
1048.49	54.6
1047.47	55.15
1046.46	55.85
1045.45	56.05
1044.44	55.55
1043.43	55.85
1042.42	55.4
1041.4	55.85
1040.39	56.75
1039.38	55.25
1038.37	57.65
1037.35	56.5
1036.34	57.95
1035.33	59.1
1034.32	57.2
1033.3	57.8
1032.29	58.95
1031.28	59.85
1030.26	60.1
1029.25	61.3
1028.24	61.05
1027.22	61.15
1026.21	61
1025.19	61.35
1024.18	61.4
1023.17	61.9
1022.15	61.3
1021.14	62.6
1020.12	62.5
1019.11	62.9
1018.09	62.6
1017.08	63.85
1016.06	63.8
1015.05	65.5
1014.03	64.95
1013.02	64.85
1012	64.45
1010.99	65.15
1009.97	65.25
1008.95	65.8
1007.94	66.75
1006.92	65.7
1005.91	67
1004.89	67.1
1003.87	68.1
1002.86	68.95
1001.84	69.3
1000.82	68.05
999.806	70.6
998.788	70.5
997.771	71.8
996.754	71.35
995.737	71.9
994.718	73.85
993.701	74.95
992.683	75.3
991.664	75.8
990.646	78.4
989.629	80.55
988.611	81.4
987.591	84.4
986.573	84.1
985.555	85.85
984.535	86.5
983.516	86.85
982.498	86.9
981.477	87.95
980.458	89.15
979.439	88.55
978.419	88.4
977.399	87.9
976.38	90
975.359	87.65
974.34	87.4
973.32	87.45
972.298	87.1
971.279	87.65
970.259	87.35
969.237	88.15
968.216	88.2
967.196	87.45
966.174	88.6
965.153	89.6
964.133	88.1
963.11	88.65
962.089	89.5
961.068	90.75
960.045	88.6
959.024	90.35
958.001	89.4
956.979	90.65
955.958	90.5
954.934	90.4
953.912	90.45
952.889	91.2
951.867	90.75
950.844	89.85
949.82	90.35
948.798	90.3
947.773	90.3
946.751	90
945.728	88.3
944.703	89.35
943.68	88.95
942.655	89.35
941.632	87.35
940.607	85.55
939.583	85
938.56	81.15
937.534	80.3
936.51	78.05
935.485	74.95
934.461	73.7
933.435	71.25
932.41	70.05
931.384	68.5
930.36	66.2
929.335	66.1
928.308	64.05
927.283	63.4
926.257	61.95
925.231	61.4
924.204	60.1
923.179	59.1
922.152	59.1
921.126	59.7
920.098	60.05
919.073	59.3
918.045	59.75
917.019	59.05
915.991	59.15
914.964	58.3
913.936	57.75
912.91	57.95
911.881	58.15
910.854	57.65
909.826	58.05
908.799	57.5
907.77	57.55
906.742	57.4
905.713	57.6
904.684	56.9
903.656	58.5
902.627	57.65
901.599	57.3
900.569	57.5
899.541	57.95
898.511	58
897.483	57.9
896.452	58.4
895.422	59.15
894.393	58.05
893.362	58.4
892.334	59.85
891.303	60.45
890.274	59.9
889.242	61.15
888.211	63.35
887.182	64.2
886.15	64.9
885.12	66.5
884.089	65.65
883.057	65.8
882.027	66.65
880.995	67.05
879.964	66.5
878.932	66.3
877.9	67
876.869	66.05
875.836	64.7
874.805	65.65
873.772	65.6
872.739	65.6
871.708	65.05
870.675	64.4
869.641	63.8
868.61	62.8
867.576	63.5
866.544	62.1
865.51	60.35
864.476	61.45
863.444	60.85
862.41	59.5
861.376	59.4
860.343	58.65
859.308	58.5
858.274	58.05
857.241	58.7
856.206	57.85
855.171	58.5
854.138	58.15
853.102	58.45
852.067	57.3
851.031	57.8
849.997	58.2
848.962	58.35
847.926	57.5
846.892	59.1
845.856	58.55
844.819	58.9
843.785	59.45
842.748	59.65
841.712	60.05
840.675	60.9
839.64	60.35
838.603	61.4
837.566	60.15
836.529	61.15
835.493	60.4
834.456	60.45
833.418	62
832.382	60.7
831.344	60.85
830.307	61
829.268	61.45
828.232	61.25
827.194	61.6
826.155	62.8
825.117	60.45
824.078	62.2
823.041	62.15
822.002	61.65
820.963	60.8
819.924	61.75
818.887	60.85
817.847	60.85
816.808	60.1
815.768	61.5
814.729	61.85
813.691	61.35
812.651	59.8
811.611	60
810.57	60.65
809.53	60.5
808.491	60
807.451	59.8
806.41	59.45
805.369	60.1
804.328	60.6
803.289	60
802.248	59.35
801.207	59.3
800.165	59.15
799.124	60.35
798.082	61.1
797.042	61.2
796	60.35
794.958	60.6
793.916	60.65
792.874	60.25
791.831	60.3
790.789	60.65
789.748	60.05
788.705	59.95
787.662	58.65
786.619	60.1
785.576	59.25
784.533	58.35
783.49	56.7
782.446	57.65
781.404	57.05
780.361	57.75
779.317	57.25
778.273	56.3
777.229	56.9
776.184	55.4
775.14	56.85
774.096	56.1
773.051	56.3
772.006	56.05
770.964	57.25
769.919	57.5
768.873	56.2
767.828	56.9
766.783	57.55
765.737	58.35
764.692	58.35
763.646	59.45
762.6	59.3
761.555	59.25
760.508	58.7
759.462	59.4
758.416	58.5
757.37	58.45
756.323	59.1
755.278	60.45
754.232	61.55
753.185	62
752.138	62.2
751.091	66.35
750.043	68.15
748.996	72.55
747.948	79.2
746.901	88.5
745.853	102.45
744.805	121.8
743.757	142.55
742.709	162.85
741.661	172.7
740.613	169.5
739.564	153.9
738.516	130
737.467	110.6
736.418	94.8
735.369	81.65
734.32	72.55
733.271	66.85
732.221	63.95
731.172	62.15
730.122	60.3
729.073	58.9
728.023	58.2
726.973	56.8
725.923	57.65
724.873	57
723.82	55.65
722.77	55.3
721.719	56.75
720.669	55.45
719.618	57.45
718.567	55.6
717.516	57.25
716.465	55.65
715.414	57.25
714.362	56.45
713.311	56.95
712.259	55.6
711.207	56.7
710.155	57.05
709.103	55.7
708.049	56.4
706.997	57.45
705.944	56.6
704.892	55.6
703.839	56.4
702.787	55.85
701.734	57.05
700.681	57.9
699.628	57
698.574	57.1
697.519	57.9
696.466	58.45
695.412	59.1
694.358	59.75
693.304	60.4
692.25	61.7
691.196	62.5
690.142	63.3
689.086	65.35
688.031	68.7
686.977	71.95
685.922	76.75
684.867	79.65
683.812	83.75
682.757	86.35
681.7	87.8
680.644	86.5
679.589	86.05
678.533	84.35
677.478	79.95
676.422	76.95
675.364	73.85
674.308	70.85
673.252	68.45
672.195	66.35
671.139	66.1
670.082	65.8
669.024	64.25
667.967	63.45
666.91	63.25
665.853	63.95
664.796	62.05
663.736	61.8
662.679	61.7
661.621	62.55
660.564	61.85
659.504	63
658.446	61.95
657.388	62.45
656.33	62.75
655.272	62.6
654.211	62.9
653.153	63.8
652.094	63.05
651.035	64.25
649.974	63.75
648.915	63.85
647.856	64.65
646.797	63.9
645.735	64.55
644.676	64.1
643.616	64.1
642.556	64.55
641.495	65.6
640.435	66.75
639.374	66.15
638.314	66.15
637.252	65.2
636.191	66
635.131	66
634.068	66.2
633.007	65.85
631.946	66.55
630.885	66.9
629.821	68
628.76	67.65
627.699	67.75
626.635	69.15
625.573	68.5
624.511	69.3
623.447	70.65
622.385	69.65
621.323	72.15
620.26	72
619.196	72.8
618.133	73.25
617.071	73.85
616.006	72.85
614.943	71.75
613.88	70.2
612.814	68.9
611.751	66.65
610.687	65.9
609.622	65.8
608.558	65.7
607.492	64.8
606.428	65.35
605.364	65.15
604.298	66.8
603.233	65.85
602.169	65.7
601.102	65.5
600.038	67.95
598.973	67.15
597.906	67.75
596.841	68.15
595.773	69.75
594.708	70.1
593.642	70.95
592.575	73.15
591.509	71.8
590.441	72.95
589.375	72.8
588.309	71.2
587.241	71.35
586.174	72.3
585.106	72.8
584.039	72.35
582.973	72.95
581.904	73.95
580.837	75
579.768	73.3
578.7	75.3
577.631	75.25
576.563	76.85
575.496	80.15
574.426	81.15
573.358	84.4
572.288	85.95
571.22	86.1
570.15	86
569.081	85.4
568.011	84.3
566.942	84.25
565.874	84.3
564.803	85.75
563.734	86.45
562.662	88
561.593	87.25
560.522	89.4
559.452	92.15
558.381	93.6
557.311	94.1
556.239	96.15
555.169	97.75
554.097	98.55
553.027	100.15
551.954	103
550.884	103.8
549.811	105.25
548.74	105.7
547.667	105.85
546.596	107.5
545.523	108.95
544.452	110.1
543.379	111.45
542.307	116.5
541.233	119.95
540.162	122.5
539.088	127.6
538.016	133.9
536.941	138.9
535.869	145.85
534.795	154.55
533.72	162.95
532.648	171.7
531.573	184.9
530.5	199.3
529.425	216.3
528.352	241.1
527.276	264.9
526.203	300.9
525.127	340.85
524.052	387.05
522.978	434.25
521.902	480.1
520.828	511.3
519.752	510.6
518.677	486.35
517.601	436.75
516.524	381.55
515.45	318.4
514.373	265.05
513.298	221.15
512.221	183.7
511.144	154.25
510.068	131.35
508.991	114.55
507.915	101.35
506.838	90.2
505.76	82.45
504.684	74.4
503.606	68.5
502.528	65.9
501.451	62.4
500.373	59.3
499.296	56.75
498.217	54.1
497.139	52.55
496.062	51.5
494.983	51.2
493.903	49.35
492.826	49.7
491.746	48.1
490.667	46.8
489.589	47.65
488.509	46.25
487.429	46.25
486.351	45.8
485.271	46
484.191	45.8
483.112	45.15
482.031	45.05
480.951	44.9
479.872	44.95
478.791	44.25
477.71	44.65
476.63	44.75
475.549	44.3
474.467	43.65
473.388	43.65
472.306	43.9
471.224	44.4
470.144	43.7
469.062	43.35
467.98	43.3
466.897	43.8
465.817	43.25
464.734	43.5
463.651	43.9
462.57	44.15
461.487	44.55
460.404	44.2
459.321	44.4
458.239	44.6
457.156	44.55
456.072	45.15
454.988	43.65
453.906	45.3
452.822	44.75
451.738	45.55
450.654	45.15
449.571	46.6
448.487	46.5
447.402	46.7
446.317	47.6
445.234	47.25
444.149	48.4
443.064	47.85
441.978	47.15
440.893	48.5
439.809	47.8
438.723	48.55
437.637	49.8
436.551	49.55
435.467	50.7
434.381	49.25
433.295	50.6
432.208	50.7
431.121	51.45
430.037	51.3
428.95	50.25
427.863	51.45
426.776	52.5
425.688	52.1
424.603	53.4
423.515	53.3
422.428	54.45
421.34	54.55
420.252	55.7
419.164	55.5
418.078	56.25
416.989	57.75
415.901	58.75
414.812	59.5
413.724	59.1
412.635	61.4
411.546	63.65
410.459	65.4
409.369	67.25
408.28	66.15
407.191	68.25
406.101	67.1
405.011	67.7
403.921	68.55
402.833	67.1
401.743	68.25
400.653	69.25
399.563	68.05
398.472	68.65
397.381	67.4
396.291	67.8
395.2	66.5
394.111	64.5
393.02	62.95
391.928	60.75
390.837	60.2
389.745	59.05
388.654	57.45
387.562	57.25
386.47	58.05
385.378	57.6
384.285	57.25
383.193	55.55
382.103	56.05
381.01	56.4
379.917	56.6
378.825	55.8
377.732	56.75
376.638	56.45
375.545	56.35
374.452	56.4
373.358	56.2
372.265	57.05
371.171	56.5
370.077	57.3
368.983	57.5
367.889	57.55
366.795	58.05
365.7	58.55
364.606	59.1
363.513	58.45
362.418	59.05
361.323	59.65
360.228	60.4
359.133	60.3
358.038	60.85
356.942	62.25
355.847	64.5
354.751	63.85
353.655	64.8
352.559	65.7
351.463	66.95
350.367	68.2
349.27	68.55
348.174	68.4
347.077	68.7
345.98	70.2
344.884	73.15
343.786	76.25
342.689	79.3
341.592	81
340.495	82.7
339.397	83
338.299	83.2
337.202	83.05
336.102	82.45
335.004	82.8
333.905	85.05
332.807	85.45
331.709	87.75
330.61	88.75
329.511	92.35
328.412	94.45
327.313	95.2
326.214	97.35
325.115	97.65
324.016	95.35
322.916	93.95
321.817	92.25
320.717	93.2
319.617	93.5
318.517	94.65
317.417	96.2
316.314	102.25
315.214	106.9
314.113	109.65
313.013	111.95
311.912	111.15
310.811	112
309.71	110.5
308.609	107.85
307.507	106.55
306.406	104.15
305.304	104.55
304.2	103.8
303.098	105.25
301.996	106
300.894	107.2
299.792	108.15
298.69	110.7
297.587	113.2
296.485	111.75
295.38	110.35
294.277	109.9
293.174	110.85
292.071	109.75
290.967	112.45
289.864	112.75
288.76	112.2
287.656	116
286.551	114.9
285.447	114.65
284.342	113.45
283.238	114.45
282.134	117.45
281.029	121.95
279.923	124.2
278.818	125.4
277.713	125.7
276.608	120.3
275.503	114.25
274.398	107.4
273.29	100.85
272.184	95
271.079	90.15
269.973	86.8
268.867	84.4
267.759	82.85
266.653	80.65
265.546	81.45
264.44	80
263.333	78.7
262.224	77.3
261.117	76.15
260.01	74.65
258.903	74.35
257.796	72.1
256.687	72.65
255.579	69.6
254.471	69.55
253.364	68.95
252.254	68.3
251.145	67.4
250.037	66.25
248.929	66.4
247.82	66.2
246.71	65.45
245.601	65.15
244.492	65.55
243.383	64.55
242.272	65.25
241.163	64.25
240.053	62.95
238.942	64.2
237.832	64.45
236.722	63.15
235.612	63.3
234.5	63.55
233.39	63.55
232.28	63.65
231.169	62.65
230.057	63.4
228.946	63.75
227.835	63.45
226.722	62.4
225.611	63.2
224.499	61.65
223.388	61.35
222.274	60.95
221.163	61.35
220.051	60.45
218.937	59.6
217.825	60.85
216.713	60.6
215.598	60.9
214.486	60.95
213.373	61.55
212.258	60
211.146	60.7
210.033	61.15
208.917	62.1
207.804	61.05
206.691	60.25
205.575	60.7
204.462	59.75
203.348	60.65
202.232	60.3
201.118	60.4
200.003	61.05
198.887	61.35
197.773	61.05
196.658	60.35
195.541	61.3
194.426	61.45
193.311	62.15
192.194	62.05
191.079	63
189.963	63.45
188.846	62.5
187.73	64.15
186.612	63.2
185.496	65.3
184.38	64.45
183.262	64.9
182.146	66.95
181.027	66.45
179.91	68.3
178.794	68.2
177.675	68.4
176.558	69.35
175.438	69.8
174.321	70.9
173.204	71.75
172.084	72.15
170.966	73.45
169.847	74.5
168.729	74.5
167.611	75.65
166.49	76.05
165.372	75.45
164.251	76.8
163.133	76.6
162.012	76.75
160.893	76.55
159.772	76.35
158.653	77
157.533	77.4
156.412	77.5
155.292	77.1
154.171	78.45
153.051	77.65
151.929	76.5
150.809	77.6
149.686	78.55
148.566	76.15
147.443	77.6
146.323	76.65
145.202	76.45
144.079	76.1
142.958	75.95
141.834	76.05
140.713	76
139.59	76.15
138.468	75.9
137.344	75.75
136.222	76.85
135.098	76.15
133.976	77.55
132.852	77.25
131.729	78.4
130.605	79.9
129.482	80.35
128.357	82.2
127.234	83
126.109	85.95
124.986	86.4
123.86	88
122.737	91
121.611	91.55
120.485	91.85
119.361	89.65
118.235	88.5
117.111	87
115.985	85.6
114.86	84.2
113.734	83.1
112.609	81.55
111.482	81.15
110.357	82.35
109.23	81.7
108.103	81.7
106.977	81.1
105.85	80.6
104.724	80.75
103.596	79.55
102.47	79.65
101.342	79.25
100.216	79.5
99.0873	79.2
97.9587	80.75
96.8322	81.35
95.7033	81.4
94.5764	80.15
93.4473	81.8
92.3181	82.55
91.1908	82.3
90.0613	83.1
88.9337	85.3
87.8039	84.6
86.674	84.95
85.546	85.6
84.4158	86.05
83.2876	88
82.1571	89.6
81.0265	88.3
79.8979	88.25
78.767	88.85
77.6381	87.5
76.5069	88.95
75.3756	89.65
74.2463	89.65
73.1147	90.25
71.983	90.1
70.8532	90
69.7213	90.3
68.5891	90.95
67.459	91.25
66.3266	91.95
65.1962	92.1
64.0635	92.25
62.9307	90.95
61.7999	90.55
60.6668	88.9
59.5336	85.95
58.4024	83.95
57.2689	79.45
56.1352	74.1
55.0036	72.75
53.8697	68.55
52.7356	67.65
51.6036	65.6
50.4693	62.3
49.3348	61.4
48.2002	58.85
47.0676	58.05
45.9328	57.65
44.7977	55.5
43.6647	56.4
42.5295	56.7
41.394	57.25
40.2606	57.45
39.1249	58.05
37.9891	58.65
36.8531	59.1
35.7192	58.25
34.5829	57.6
33.4465	56.5
32.3122	52.8
31.1755	50
30.0387	45.8
28.9018	42.25
27.7669	37.5
26.6297	35.05
25.4923	30.85
24.3548	28.25
23.2194	25.15
22.0816	22.15
20.9437	17.75
19.8057	13.85
18.6696	11.75
17.5313	9.75
16.3929	8.65
15.2543	8.05
14.1177	8.4
12.9788	8.4
11.8398	8.95
10.7007	9.7
9.56358	11.35
8.42416	12.5
7.28461	16.45];

backgroundInterp = pchip(dataBackground(:,1),dataBackground(:,2),dataPoint8(:,1));

backgroundSubtracted = dataPoint8(:,2)-1.215.*backgroundInterp;

figure;
plot(dataPoint8(:,1),backgroundInterp,dataPoint8(:,1),dataPoint8(:,2));
title('Raw Signals for Bias and Unbiased');
xlabel('Raman Shift (cm^{-1})'); ylabel('Intensity (Arbitrary Units)');
legend('V_{g} = 0','V_{g} = 0.8');
figure;
plot(dataPoint8(:,1),backgroundSubtracted);
title('Difference of Raman spectra for different gate biases');
xlabel('Raman Shift (cm^{-1})'); ylabel('Intensity (Arbitrary Units)');
